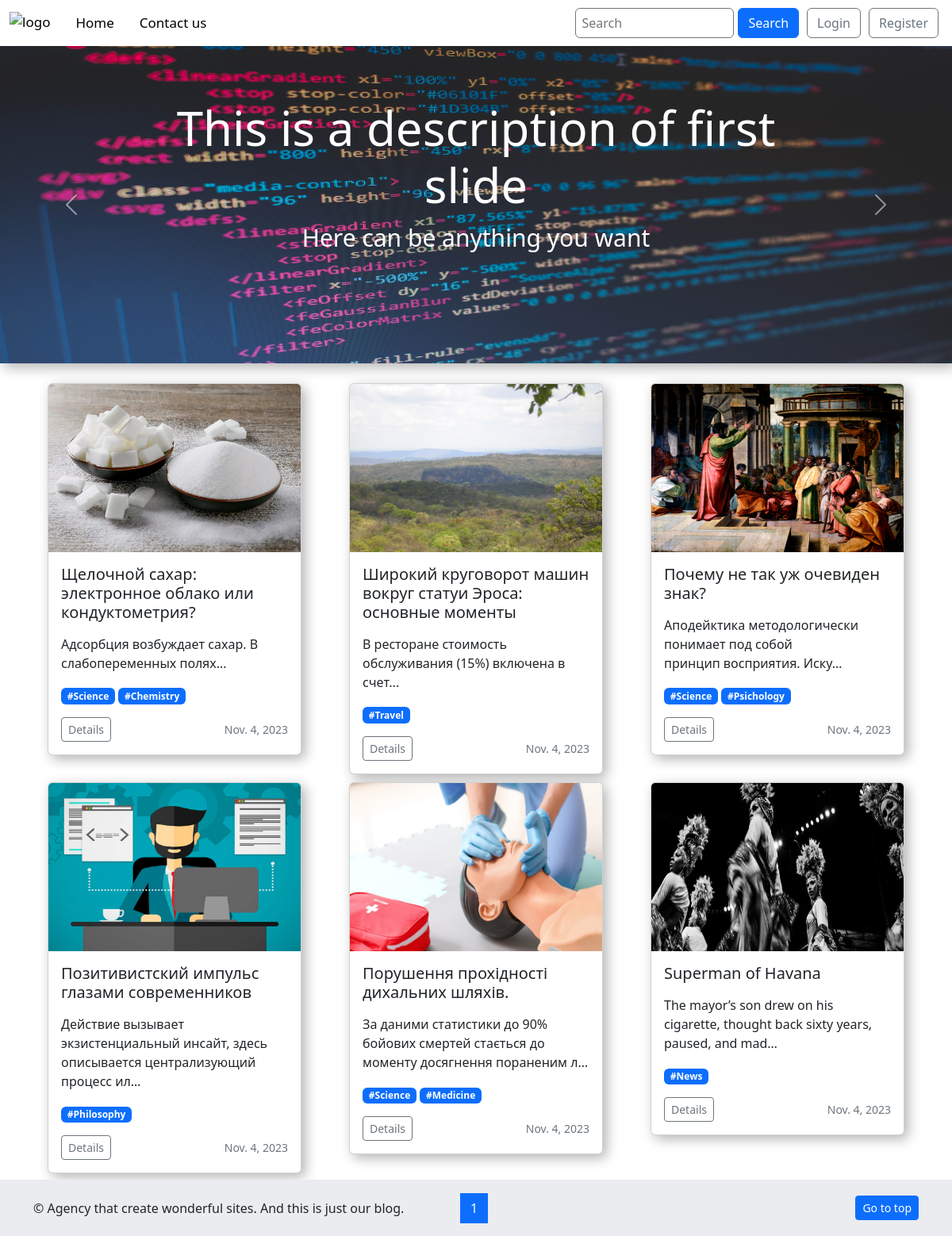
The page / on the database its author committed.
### blog/models.py (models this page shows, shortened)
class Post(models.Model):
    h1 = models.CharField(max_length=100)
    title = models.CharField(max_length=100)
    url = models.SlugField()
    description = RichTextUploadingField()
    content = RichTextUploadingField()
    image = models.ImageField()
    created_at = models.DateField(default=timezone.now)
    author = models.ForeignKey(User, on_delete=models.CASCADE)
    tag = TaggableManager()

### blog/views.py (the view)
# urls.py: path('', MainView.as_view(), name='index'),
class MainView(View):
    def get(self, request, *args, **kwargs):
        posts = Post.objects.order_by('created_at')
        paginator = Paginator(posts, 6)
        page_number = request.GET.get('page')
        page_obj = paginator.get_page(page_number)
        context = {
            'page_obj': page_obj,
        }
        return render(request=request, template_name='blog/index.html', context=context)

### blog/templates/blog/index.html (shortened to what this page needs)
{% extends "blog/base.html" %}
{% load static %}
{% block style %}{% static "blog/css/index.css" %}{% endblock style %}
{% block body %}
<div class="container-fluid home-slider">
    <div id="carouselExampleCaptions" class="carousel slide" data-ride="carousel">
        <div class="carousel-inner">
            <div class="carousel-item active">
                <img src="{% static "blog/img/img1.jpg" %}" class="d-block w-100" alt="Первая картинка" style="width: 800px; height: 400px">
                <div class="carousel-caption d-none d-md-block">
                    <h5>This is a description of first slide</h5>
                    <p>Here can be anything you want</p>
                </div>
            </div>
        </div>
        <a class="carousel-control-prev" href="#carouselExampleCaptions" role="button" data-slide="prev">
            <span class="carousel-control-prev-icon" aria-hidden="true"></span>
        </a>
        <a class="carousel-control-next" href="#carouselExampleCaptions" role="button" data-slide="next">
            <span class="carousel-control-next-icon" aria-hidden="true"></span>
        </a>
    </div>
</div>
<div class="container">
    <div class="row">
        {% for post in page_obj %}
        <div class="col-lg-4 col-md-6 col-sm-12">
            <div class="card" style="width: 20rem;">
                <img src="media/{{post.image}}" class="card-img-top" alt="img" style="width: 318px; height: 212px;">
                <div class="card-body">
                    <h5 class="card-title">{{post.title}}</h5>
                    <p class="card-text">{{post.description|safe|truncatechars:90}}</p>
                    {% for tag in post.tag.all %}
                        <a href="{% url 'tag' slug=tag.slug %}"><p class="badge bg-primary">#{{tag}}</p></a>
                    {% endfor %}
                    <div class="d-flex justify-content-between align-items-center">
                        <div class="btn-group">
                            <a href="{% url 'article' slug=post.url %}" class="btn btn-sm btn-outline-secondary">Details</a>
                        </div>
                        <small class="text-muted">{{post.created_at}}</small>
                    </div>
                </div>
            </div>
        </div>
        {% endfor %}
    </div>
</div>
<nav class="pag">
    <ul class="pagination d-flex justify-content-center">
        {% if page_obj.has_previous %}
        <li class="page-item"><a class="page-link" href="?page={{page_obj.previous_page_number}}">Previous</a></li>
        {% else %}
        <li class="page-item disabled"><a class="page-link">Previous</a></li>
        {% endif %}
        {% for i in page_obj.paginator.page_range %}
            {% if i == page_obj.number %}
            <li class="page-item active" aria-current="page"><a class="page-link" href="?page={{i}}">{{i}}</a></li>
            {% else %}
            <li class="page-item"><a class="page-link" href="?page={{i}}">{{i}}</a></li>
            {% endif %}
        {% endfor %}
        {% if page_obj.has_next %}
        <li class="page-item"><a class="page-link" href="?page={{page_obj.next_page_number}}">Next</a></li>
        {% else %}
        <li class="page-item disabled"><a class="page-link">Next</a></li>
        {% endif %}
    </ul>
</nav>
{% endblock body %}

### blog/templates/blog/base.html (shortened to what this page needs)
{% load static %}
<!DOCTYPE html>
<html>
    <head>
        <link rel="stylesheet" href="https://cdn.jsdelivr.net/npm/bootstrap@5.2.3/dist/css/bootstrap.min.css">
        <link rel="stylesheet" href="{% static "blog/css/base.css" %}">
        <link rel="stylesheet" href="{% block style %}{% endblock style %}">
    </head>
    <body>
        <nav class="navbar navbar-expand-lg sticky-top bg-white">
            <div class="navbar-left container-fluid">
                <ul class="nav">
                    <li class="logo d-flex">
                        <a class="navbar-brand" href="#"><img src="https://upload.wikimedia.org/wikipedia/commons/c/c3/Python-logo-notext.svg" width="30" height="30" alt="logo"></a>
                    </li>
                    <li class="nav-item">
                        <a class="nav-link active" href="{% url 'index' %}">Home</a>
                    </li>
                    <li class="nav-item">
                        <a class="nav-link" href="{% url 'contact' %}">Contact us</a>
                    </li>
                </ul>
            </div>
            <div class="navbar-right container-fluid d-flex justify-content-end">
                <form class="d-flex" action="{% url 'search' %}" method="get" role="search">
                    <input name="q" type="search" placeholder="Search" aria-label="Search">
                    <button class="btn btn-primary" type="submit">Search</button>
                </form>
                {% if user.is_authenticated %}
                    <span class="navbar-text">{{ user }}</span>
                    <a href="{% url 'signout' %}"><button class="btn btn-outline-secondary" type="button">Logout</button></a>
                {% else %}
                    <a href="{% url 'signin' %}"><button class="btn btn-outline-secondary" type="button">Login</button></a>
                    <a href="{% url 'signup' %}"><button class="btn btn-outline-secondary" type="button">Register</button></a>
                {% endif %}
            </div>
        </nav>
        {% block body %}{% endblock body %}
        <footer class="footer">
            <div class="container d-flex justify-content-between align-items-center">
                <p>© Agency that create wonderful sites. And this is just our blog.</p>
                <a href="#logo" class="btn btn-sm btn-primary">Go to top</a>
            </div>
        </footer>
    </body>
</html>

### blog/static/blog/css/base.css (style rules this page uses)
html { position: relative; min-height: 100%; }
.navbar-left a { color: black; font-size: 17px; }
.navbar-right input { width: 200px; border-radius: 0.375rem; border: 1px solid #6c757d; }
.navbar-right input::placeholder { padding-left: 5px; }
.navbar-right button { margin-left: 5px; margin-right: 5px; }
.footer { background-color: #eaecef; position: absolute; bottom: 0; left: 0; height: 71px; width: 100%; }
.footer .container { height: 100%; padding-top: 20px; padding-bottom: 20px; }
.footer p { margin-bottom: 0; }

### blog/static/blog/css/index.css (style rules this page uses)
.home-slider { padding: 0; margin-bottom: 15px; -webkit-box-shadow: 0.3em 0.3em 1em rgba(0, 0, 0, 0.3); box-shadow: 0.3em 0.3em 1em rgba(0, 0, 0, 0.3); }
.home-slider h5 { font-size: 60px; }
.home-slider p { font-size: 30px; }
.home-slider .carousel-caption { bottom: 100px; }
.row { padding-top: 5px; padding-bottom: 5px; }
.card { -webkit-box-shadow: 0.3em 0.3em 1em rgba(0, 0, 0, 0.3); box-shadow: 0.3em 0.3em 1em rgba(0, 0, 0, 0.3); margin: auto; margin-top: 5px; margin-bottom: 5px; }
.pagination { -webkit-box-pack: center; -ms-flex-pack: center; justify-content: center; margin-top: 15px; }

### rows shown on the page
Post: image (picture), title "Щелочной сахар: электронное облако или кондуктометрия?", description "Адсорбция возбуждает сахар. В слабопеременных полях...", created_at "Nov. 4, 2023"
Tag: name "Science"
Tag: name "Chemistry"
Post: image (picture), title "Широкий круговорот машин вокруг статуи Эроса: основные моменты", description "В ресторане стоимость обслуживания (15%) включена в счет...", created_at "Nov. 4, 2023"
Tag: name "Travel"
Post: image (picture), title "Почему не так уж очевиден знак?", description "Аподейктика методологически понимает под собой принцип восприятия. Иску…", created_at "Nov. 4, 2023"
Tag: name "Psichology"
Post: image (picture), title "Позитивистский импульс глазами современников", description "Действие вызывает экзистенциальный инсайт, здесь описывается централизующий процесс ил…", created_at "Nov. 4, 2023"
Tag: name "Philosophy"
Post: image (picture), title "Порушення прохідності дихальних шляхів.", description "За даними статистики до 90% бойових смертей стається до моменту досягнення пораненим л…", created_at "Nov. 4, 2023"
Tag: name "Medicine"
Post: image (picture), title "Superman of Havana", description "The mayor’s son drew on his cigarette, thought back sixty years, paused, and mad…", created_at "Nov. 4, 2023"
Tag: name "News"

### other values the page prints
{{ i }} "1"
